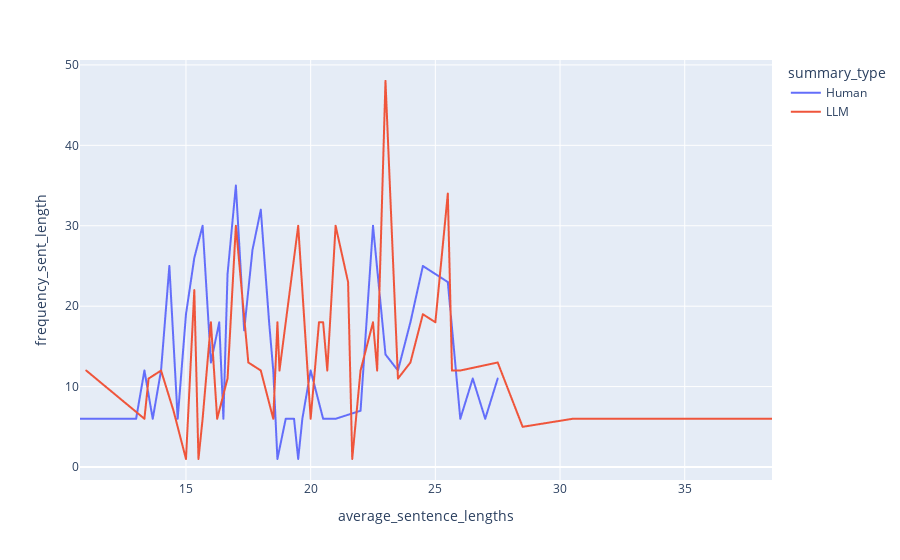

This figure's notebook cell:
### Markdown cell above
Line graph for frequency of average sentence lengths. LLM's tend to generate longer sentences with a higher frequency than humans.

### Code cell
df_sent = df_natural.copy()
grouped = df_sent.groupby(['summary_type', 'average_sentence_lengths']).size().reset_index(name='frequency_sent_length')
df = pd.merge(df_sent, grouped, on=['summary_type', 'average_sentence_lengths'], how='left')
df['frequency_sent_length'].fillna(0, inplace=True)
df['frequency_sent_length'] = df['frequency_sent_length'].astype(int)
df = df.sort_values(by=['average_sentence_lengths'])

fig = px.line(df, x="average_sentence_lengths", y="frequency_sent_length", color='summary_type')
fig.show()

### Figure 1 — Plotly figure (JSON) as saved in the notebook; plotly's stock layout.template omitted (floating-point values rounded to 4 significant figures; data arrays with more than 128 entries replaced by an {"elided": "..."} marker saying what was removed)
{"data": [{"hovertemplate": "summary_type=Human<br>average_sentence_lengths=%{x}<br>frequency_sent_length=%{y}<extra></extra>", "legendgroup": "Human", "line": {"color": "#636efa", "dash": "solid"}, "marker": {"symbol": "circle"}, "mode": "lines", "name": "Human", "showlegend": true, "type": "scattergl", "x": {"elided": "599 float values"}, "xaxis": "x", "y": {"elided": "599 int values"}, "yaxis": "y"}, {"hovertemplate": "summary_type=LLM<br>average_sentence_lengths=%{x}<br>frequency_sent_length=%{y}<extra></extra>", "legendgroup": "LLM", "line": {"color": "#EF553B", "dash": "solid"}, "marker": {"symbol": "circle"}, "mode": "lines", "name": "LLM", "showlegend": true, "type": "scattergl", "x": {"elided": "599 float values"}, "xaxis": "x", "y": {"elided": "599 int values"}, "yaxis": "y"}], "layout": {"legend": {"title": {"text": "summary_type"}, "tracegroupgap": 0}, "margin": {"t": 60}, "xaxis": {"anchor": "y", "domain": [0, 1], "title": {"text": "average_sentence_lengths"}}, "yaxis": {"anchor": "x", "domain": [0, 1], "title": {"text": "frequency_sent_length"}}}}
